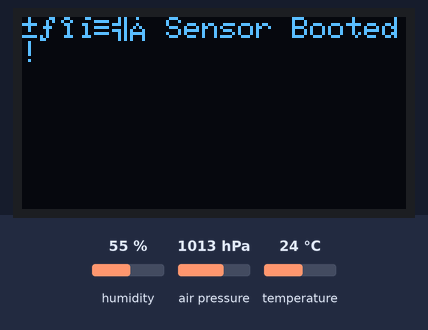
Bench run of a sketch on a simulated ESP32. Shown: 128×64 one-colour display. The inputs (shaded band) are chosen by the test bench; at power-on: humidity 55 %, air pressure 1013 hPa, temperature 24 °C. What the sketch prints to the serial monitor is not drawn.

Above: at 1.1 s.
At 3.2 s:
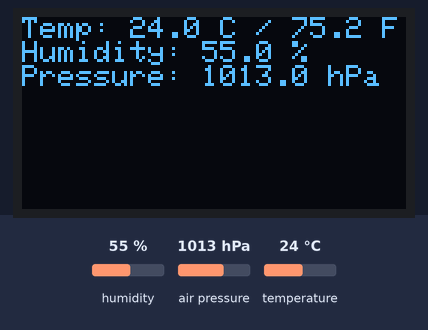

Measured:
- what the display in image 0 shows lasts 2.0 s, from 1.1 s to 3.1 s

The sketch:

bme280_reader_autodetect.ino
```cpp
#include <Wire.h>
#include <Adafruit_Sensor.h>
#include <Adafruit_BME280.h>
#include <Adafruit_GFX.h>
#include <Adafruit_SSD1306.h>

#define SEALEVELPRESSURE_HPA (1013.25)
#define SCREEN_WIDTH 128
#define SCREEN_HEIGHT 64

Adafruit_BME280 bme;
Adafruit_SSD1306 display(SCREEN_WIDTH, SCREEN_HEIGHT, &Wire, -1);  // -1 for no reset pin

unsigned long lastReadTime = 0;
const unsigned long interval = 5UL * 60UL * 1000UL;  // 5 minutes
uint8_t detectedAddress = 0;

void scanI2C() {
  Serial.println("🔍 Scanning I2C bus...");
  for (uint8_t address = 1; address < 127; address++) {
    Wire.beginTransmission(address);
    if (Wire.endTransmission() == 0) {
      Serial.print("✅ I2C device at 0x");
      if (address < 16) Serial.print("0");
      Serial.println(address, HEX);
      if (address == 0x76 || address == 0x77) {
        detectedAddress = address;
        Serial.println("🎯 Possible BME280 detected.");
      }
    }
  }

  if (detectedAddress == 0) {
    Serial.println("❌ No BME280 found. Halting.");
    while (1);
  }
}

void setup() {
  Serial.begin(115200);
  delay(1000);
  Serial.println("📡 BME280 + OLED Test");

  Wire.begin();
  scanI2C();

  if (!bme.begin(detectedAddress)) {
    Serial.println("❌ BME280 init failed!");
    while (1);
  }
  Serial.println("✅ BME280 initialized.");

  // Initialize OLED display
  if (!display.begin(SSD1306_SWITCHCAPVCC, 0x3C)) {  // 0x3C is common OLED address
    Serial.println("❌ SSD1306 OLED not found!");
    while (1);
  }
  display.clearDisplay();
  display.setTextSize(1);
  display.setTextColor(SSD1306_WHITE);
  display.setCursor(0, 0);
  display.println("🌡️ Sensor Booted!");
  display.display();
  delay(2000);
}

void loop() {
  unsigned long now = millis();
  if (now - lastReadTime >= interval || lastReadTime == 0) {
    lastReadTime = now;

    float tempC = bme.readTemperature();
    float tempF = (tempC * 1.8) + 32;
    float humidity = bme.readHumidity();
    float pressure = bme.readPressure() / 100.0F;

    // Serial output
    Serial.println("🌡️ Environmental Readings:");
    Serial.printf("Temperature: %.2f °C / %.2f °F\n", tempC, tempF);
    Serial.printf("Humidity:    %.2f %%\n", humidity);
    Serial.printf("Pressure:    %.2f hPa\n", pressure);
    Serial.println("---------------------------");

    // OLED display output
    display.clearDisplay();
    display.setCursor(0, 0);
    display.setTextSize(1);
    display.printf("Temp: %.1f C / %.1f F\n", tempC, tempF);
    display.printf("Humidity: %.1f %%\n", humidity);
    display.printf("Pressure: %.1f hPa\n", pressure);
    display.display();
  }

  delay(1000);
}
```
